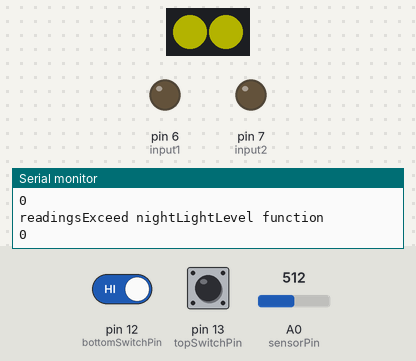
A sketch run on a simulated Arduino Uno, built with avr-gcc and run on an emulated ATmega328P. Shown: 2 RGB LEDs in strip order, left to right, output pins drawn as LEDs (lit = HIGH), the last lines printed to the serial monitor. Inputs (shaded band) come from the test bench; at power-on: pin 12 (bottomSwitchPin) HIGH, A0 (sensorPin) = 512, pin 13 (topSwitchPin) HIGH. Dim RGB values are drawn brighter than linear.

Above: at 32.2 s.
32.3 s: pin 12 (bottomSwitchPin) driven HIGH
46.3 s: A0 (sensorPin) set to 240
At 48.8 s:
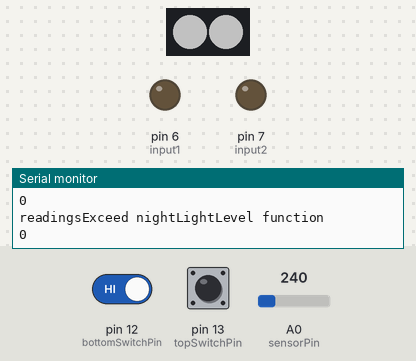
57.5 s: pin 12 (bottomSwitchPin) driven LOW
At 64.7 s:
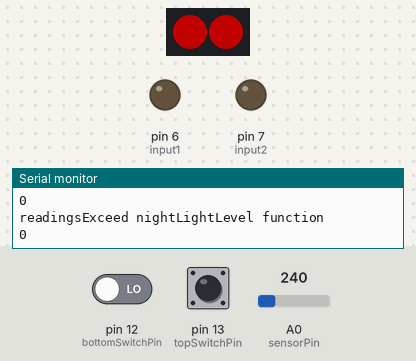
68.7 s: A0 (sensorPin) set to 810
At 79.4 s:
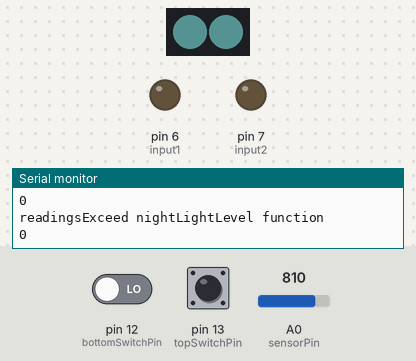
Timing chart, 0 to 80.9 s (numbered marks = the images above; inputs shaded):
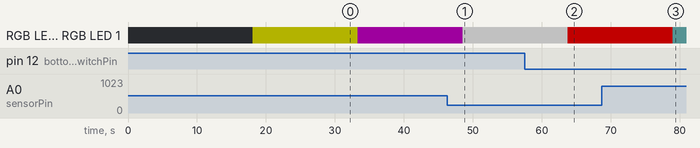

The sketch:

OriginalDoor_2020.ino
```cpp
#include <FastLED.h>
#include <Servo.h>

// Define which pins will be used for motor control, switches, LEDs, and the light sensor.
#define powerLevelPin 9
#define input1 6
#define input2 7
#define sensorPin A0
#define bottomSwitchPin 12
#define topSwitchPin 13
#define LED_PIN     3
#define NUM_LEDS    2
#define LED_TYPE    WS2811
#define COLOR_ORDER RGB
CRGB leds[NUM_LEDS];
#define UPDATES_PER_SECOND 100

int BRIGHTNESS = 100;
int morningLightLevel = 250;
int nightLightLevel = 800;
int currentLightLevel = 0;
int lightLevel15secAgo = 0;
int lightLevel30secAgo = 0;
int powerLevel = 65;
int bottomSwitch = 0;
int topSwitch = 0;
int runCount = 0;
int timeOut = 150;
boolean flasher = false;
int openAttempts = 0;
int closeAttempts = 0;


// Setup (runs once)
void setup() {
  Serial.begin(9600);
  Serial.println("Booting Up . . .");
  delay(3000);
  //Setup pins for LEDs, motor, door switches, and light sensor
  FastLED.addLeds<LED_TYPE, LED_PIN, COLOR_ORDER>(leds, NUM_LEDS).setCorrection( TypicalLEDStrip );
  FastLED.setBrightness(  BRIGHTNESS );
  pinMode(powerLevelPin, OUTPUT);
  pinMode(input1, OUTPUT);
  pinMode(input2, OUTPUT);
  pinMode(bottomSwitchPin, INPUT_PULLUP);
  pinMode(topSwitchPin, INPUT_PULLUP);
  pinMode(sensorPin, INPUT_PULLUP);
  //initial readings
  allOff();
  readDoorSwitches();
}

// Main Code
// Read light level, then see if door needs to be moved
void loop() {
  readLightLevel();
  checkDoor();
}

// Delays 15 seconds, updates 'past' light level readings and captures current light level reading.
// Updates brightness to scale with light level and negates 'flasher'
void readLightLevel() {
  delay(15000);
  lightLevel30secAgo = lightLevel15secAgo;
  lightLevel15secAgo = currentLightLevel;
  currentLightLevel = analogRead(sensorPin);
  readDoorSwitches();
  Serial.println("readLightLevel : Current : 15secAgo : 30secAgo");
  Serial.println(currentLightLevel);
  Serial.println(lightLevel15secAgo);
  Serial.println(lightLevel30secAgo);
  Serial.println("open attempts : close attempts");
  Serial.println(openAttempts);
  Serial.println(closeAttempts);
  flasher = !flasher;
  BRIGHTNESS = (111 - (currentLightLevel/10));
  FastLED.setBrightness(BRIGHTNESS);
  updateLED();
}

// Checks the light level and door status. If action needed, rechecks light level.
// Then opens or closes door if past 3 light level readings exceeded the threshold
void checkDoor() {
    Serial.println("Door('closed') function");
    Serial.println(door("Closed"));
    Serial.println("Door('open') function");
    Serial.println(door("Open"));
    Serial.println("readingsExceed morningLightLevel function");
    Serial.println(readingsExceed(morningLightLevel));
    Serial.println("readingsExceed nightLightLevel function");
    Serial.println(readingsExceed(nightLightLevel));

    if(door("Closed") && readingsExceed(morningLightLevel)) {
        Serial.println("Bright and door not open, recheck");
        readLightLevel();
        if(door("Closed") && readingsExceed(morningLightLevel)) {
              runCount = 0;
              powerMotor("Up");
              openAttempts++;
              while(topSwitch == 1) {
                  flashLights(runCount,"Up");
                  readDoorSwitches();
                  runCount++;
                  Serial.println(runCount);
                  if(runCount > timeOut) break;
                }
              allOff();
              updateLED();
              if(topSwitch == 0) openAttempts = 0;
        }
        allOff();
    }
    if(door("Open") && readingsExceed(nightLightLevel)) {
        Serial.println("Dark and the door is not closed.");
        readLightLevel();
        if(door("Open") && readingsExceed(nightLightLevel)) {
            runCount = 0;
            powerMotor("Down");
            closeAttempts++;
            while(bottomSwitch == 1) {
                flashLights(runCount,"Down");
                readDoorSwitches();
                runCount++;
                Serial.println(runCount);
                if(runCount > timeOut) break;
            }
            allOff();
            updateLED();
            if(bottomSwitch == 0) closeAttempts = 0;
        }
        allOff();
    }
    checkAttempts();
}

//Checks to see if the door has tried to open or close more than 3 times without being successful
void checkAttempts() {
   if(openAttempts > 3 || closeAttempts > 3) {
     Serial.println("delay due to attempts");
     openAttempts = 0;
     closeAttempts = 0;
     delay(1000000);
  }
}

//Turn off motor
void allOff() {
  analogWrite(powerLevelPin, 0);
  digitalWrite(input1, LOW);
  digitalWrite(input2,  LOW);
}

// updateLED() : Checks to see which data to display via flasher (door status or light level)
// and updates leds as follows:
// Door : Green == Open, Red == Closed, Purple == in between
// Light level : White == Daytime, Pink = Dawn/Dusk, Blue = Nighttime
void updateLED() {
  if(flasher) {
      if(currentLightLevel <= morningLightLevel) {
          leds[0] = CRGB::White;
          leds[1] = CRGB::White;
      }
      if(currentLightLevel > morningLightLevel && currentLightLevel < nightLightLevel) {
          leds[0] = CRGB::Yellow;
          leds[1] = CRGB::Yellow;
      }
      if(currentLightLevel >= nightLightLevel) {
          leds[0] = CRGB::CadetBlue;
          leds[1] = CRGB::CadetBlue;
      }
   } else {
      if(bottomSwitch == 0 && topSwitch == 1) {
          leds[0] = CRGB::Red;
          leds[1] = CRGB::Red;
      }
      if(bottomSwitch == 1 && topSwitch == 0) {
          leds[0] = CRGB::Green;
          leds[1] = CRGB::Green;
      }
      if(bottomSwitch == 1 && topSwitch == 1) {
          leds[0] = CRGB::Purple;
          leds[1] = CRGB::Purple;
      }
  }
  FastLED.show();
}

//Checks if the door is in given state (open or closed), according to the switches. Returns true or false.
bool door(String state) {
   if(bottomSwitch == 1 && topSwitch == 1) return true;
   if (state == "Open" && topSwitch == 0) return true;
   if (state == "Closed" && bottomSwitch == 0) return true;
   return false;
}

//Given run count, flashes LEDs to indicate motor is on.
void flashLights(int runCount, String dir) {
    long colorOdd = 0xFF9999;
    long colorEven = 0xFF0000;
    if(dir = "Up") {
      colorOdd = 0x008000;
      colorEven = 0x90EE90;
    }
    if(runCount % 2) {
      leds[0] = colorEven;
      leds[1] = colorOdd;
    } else {
      leds[0] = colorOdd;
      leds[1] = colorEven;
    }
  FastLED.show();
}

//Given direction, turns motor on by setting corresponding pin output to HIGH
void powerMotor(String dir) {
    int powerUp = LOW;
    int powerDown = LOW;
    if(dir == "Up") powerUp = HIGH;
    if(dir == "Down") powerDown = HIGH;
    digitalWrite(input1, powerUp);
    digitalWrite(input2, powerDown);
    analogWrite(powerLevelPin, powerLevel);
    Serial.println("motor on");
}

//Checks the state of the top and bottom switches.
void readDoorSwitches() {
    topSwitch = digitalRead(topSwitchPin);
    bottomSwitch = digitalRead(bottomSwitchPin);
    Serial.println("bottomSwitch : topSwitch");
    Serial.println(bottomSwitch);
    Serial.println(topSwitch);
}

bool readingsExceed(int lightLevel) {
   if(lightLevel == nightLightLevel && currentLightLevel >= lightLevel && lightLevel15secAgo >= lightLevel && lightLevel30secAgo >= lightLevel) return true;
   if(lightLevel == morningLightLevel && currentLightLevel <= lightLevel && lightLevel15secAgo <= lightLevel && lightLevel30secAgo <= lightLevel) return true;
   return false;
}
```
